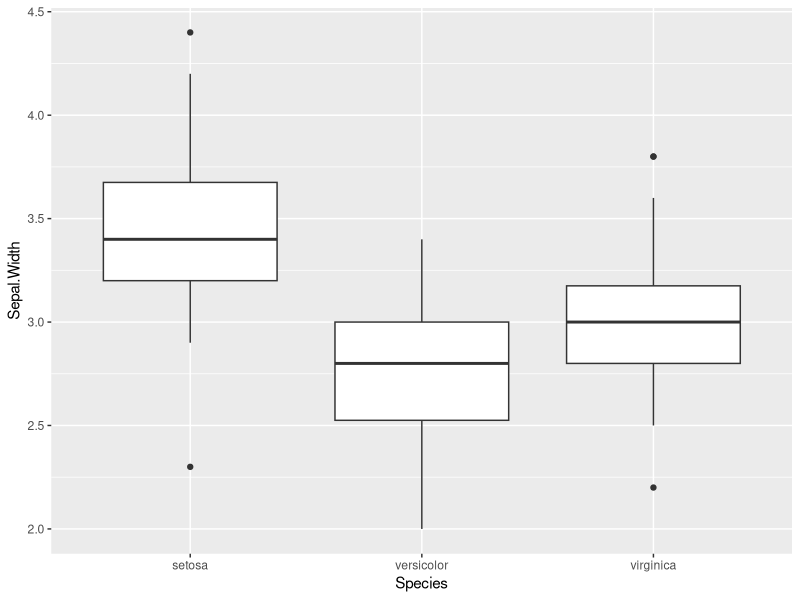
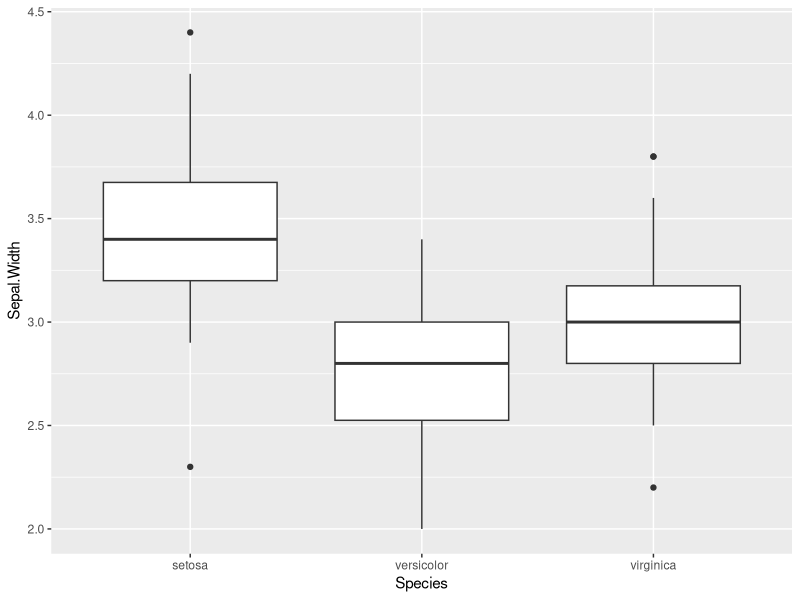

Source code (R) for these figures, in order:
## ---- chunk 1
knitr::opts_chunk$set(echo = TRUE)
## ---- chunk 2
library(tidyverse)
chunk <- "```"
inline <- function(x = "") paste0("`` `r ", x, "` ``")

## ---- chunk 3
msg<-"Hello world"
msg
## ---- chunk 4
msg<-"Hello world"
msg
## ---- chunk 5
msg<-"Hello world"
msg
## ---- chunk 6
library(tidyverse)
library(knitr)
## ---- chunk 7

data(iris)

ggplot(iris, aes(x = Species, y = Sepal.Width)) + geom_boxplot()

## ---- chunk 8

data(iris)

ggplot(iris, aes(x = Species, y = Sepal.Width)) + geom_boxplot()

## ---- chunk 9
head(iris)

## ---- chunk 10

kable(head(iris))

